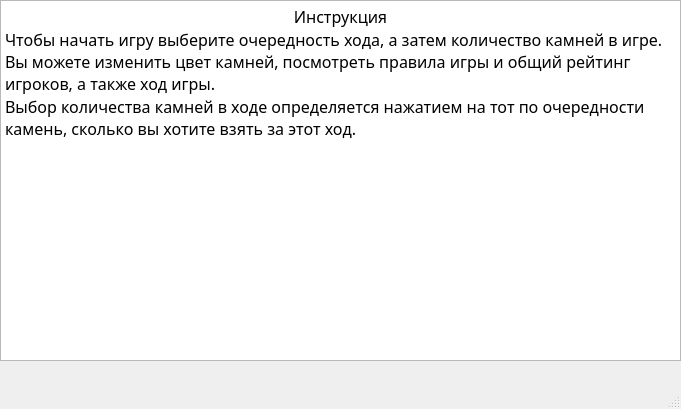
<?xml version="1.0" encoding="UTF-8"?>
<ui version="4.0">
 <class>MainWindow</class>
 <widget class="QMainWindow" name="MainWindow">
  <property name="geometry">
   <rect>
    <x>0</x>
    <y>0</y>
    <width>681</width>
    <height>409</height>
   </rect>
  </property>
  <property name="windowTitle">
   <string>MainWindow</string>
  </property>
  <widget class="QWidget" name="centralwidget">
   <widget class="QTextBrowser" name="textBrowser">
    <property name="geometry">
     <rect>
      <x>0</x>
      <y>0</y>
      <width>681</width>
      <height>361</height>
     </rect>
    </property>
    <property name="font">
     <font>
      <family>Segoe Script</family>
      <pointsize>12</pointsize>
     </font>
    </property>
    <property name="html">
     <string>&lt;!DOCTYPE HTML PUBLIC &quot;-//W3C//DTD HTML 4.0//EN&quot; &quot;http://www.w3.org/TR/REC-html40/strict.dtd&quot;&gt;
&lt;html&gt;&lt;head&gt;&lt;meta name=&quot;qrichtext&quot; content=&quot;1&quot; /&gt;&lt;style type=&quot;text/css&quot;&gt;
p, li { white-space: pre-wrap; }
&lt;/style&gt;&lt;/head&gt;&lt;body style=&quot; font-family:'Segoe Script'; font-size:12pt; font-weight:400; font-style:normal;&quot;&gt;
&lt;p align=&quot;center&quot; style=&quot; margin-top:0px; margin-bottom:0px; margin-left:0px; margin-right:0px; -qt-block-indent:0; text-indent:0px;&quot;&gt;Инструкция&lt;/p&gt;
&lt;p style=&quot; margin-top:0px; margin-bottom:0px; margin-left:0px; margin-right:0px; -qt-block-indent:0; text-indent:0px;&quot;&gt;Чтобы начать игру выберите очередность хода, а затем количество камней в игре. Вы можете изменить цвет камней, посмотреть правила игры и общий рейтинг игроков, а также ход игры. &lt;/p&gt;
&lt;p style=&quot; margin-top:0px; margin-bottom:0px; margin-left:0px; margin-right:0px; -qt-block-indent:0; text-indent:0px;&quot;&gt;Выбор количества камней в ходе определяется нажатием на тот по очередности камень, сколько вы хотите взять за этот ход.&lt;/p&gt;&lt;/body&gt;&lt;/html&gt;</string>
    </property>
   </widget>
  </widget>
  <widget class="QMenuBar" name="menubar">
   <property name="geometry">
    <rect>
     <x>0</x>
     <y>0</y>
     <width>681</width>
     <height>22</height>
    </rect>
   </property>
  </widget>
  <widget class="QStatusBar" name="statusbar"/>
 </widget>
 <resources/>
 <connections/>
</ui>
